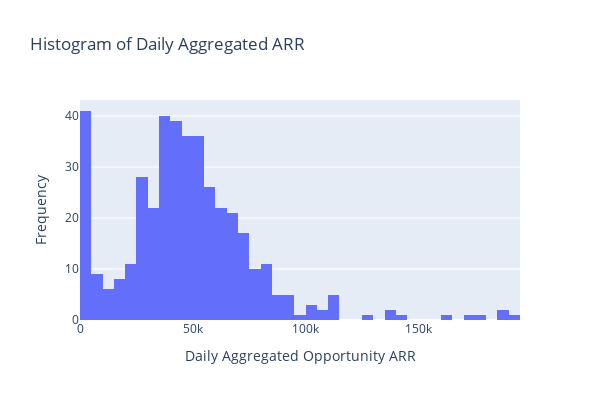
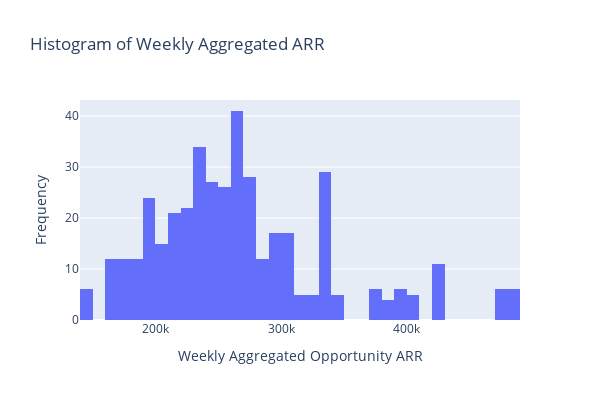
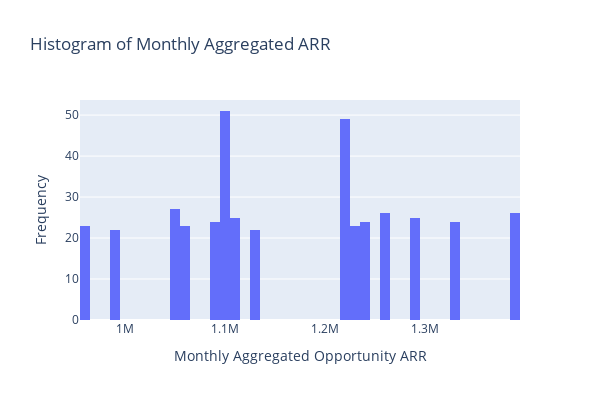

Notebook code for these charts, in order:
### Markdown cell above
# Identify and Plot Outliers

### Code cell
def plot_histogram(data, column, title, x_label, y_label, width=600, height=400, bins=50):
    """
    Plots a histogram for a specified column in a DataFrame.
    
    Parameters:
    - data: DataFrame containing the data to plot.
    - column: The column name to plot in the histogram.
    - title: Title of the plot.
    - x_label: Label for the x-axis.
    - y_label: Label for the y-axis.
    - width: Width of the plot (default: 600).
    - height: Height of the plot (default: 400).
    - bins: Number of bins in the histogram (default: 50).
    """
    fig = px.histogram(data, x=column, nbins=bins, title=title, labels={column: x_label})
    fig.update_layout(width=width, height=height, xaxis_title=x_label, yaxis_title=y_label)
    fig.show()

# Plot histograms using the function for daily, weekly, and monthly aggregated ARR
plot_histogram(arr_over_time, 'daily_sum_arr', "Histogram of Daily Aggregated ARR", 
               "Daily Aggregated Opportunity ARR", "Frequency")

plot_histogram(arr_over_time, 'weekly_sum_arr', "Histogram of Weekly Aggregated ARR", 
               "Weekly Aggregated Opportunity ARR", "Frequency")

plot_histogram(arr_over_time, 'monthly_sum_arr', "Histogram of Monthly Aggregated ARR", 
               "Monthly Aggregated Opportunity ARR", "Frequency")

### Figure 1 — Plotly figure (JSON) as saved in the notebook; plotly's stock layout.template omitted (floating-point values rounded to 4 significant figures; data arrays with more than 128 entries replaced by an {"elided": "..."} marker saying what was removed)
{"data": [{"alignmentgroup": "True", "bingroup": "x", "hovertemplate": "Daily Aggregated Opportunity ARR=%{x}<br>count=%{y}<extra></extra>", "legendgroup": "", "marker": {"color": "#636efa", "pattern": {"shape": ""}}, "name": "", "nbinsx": 50, "offsetgroup": "", "orientation": "v", "showlegend": false, "type": "histogram", "x": {"elided": "414 float values"}, "xaxis": "x", "yaxis": "y"}], "layout": {"barmode": "relative", "height": 400, "legend": {"tracegroupgap": 0}, "title": {"text": "Histogram of Daily Aggregated ARR"}, "width": 600, "xaxis": {"anchor": "y", "domain": [0, 1], "title": {"text": "Daily Aggregated Opportunity ARR"}}, "yaxis": {"anchor": "x", "domain": [0, 1], "title": {"text": "Frequency"}}}}

### Figure 2 — Plotly figure (JSON) as saved in the notebook; plotly's stock layout.template omitted (floating-point values rounded to 4 significant figures; data arrays with more than 128 entries replaced by an {"elided": "..."} marker saying what was removed)
{"data": [{"alignmentgroup": "True", "bingroup": "x", "hovertemplate": "Weekly Aggregated Opportunity ARR=%{x}<br>count=%{y}<extra></extra>", "legendgroup": "", "marker": {"color": "#636efa", "pattern": {"shape": ""}}, "name": "", "nbinsx": 50, "offsetgroup": "", "orientation": "v", "showlegend": false, "type": "histogram", "x": {"elided": "414 float values"}, "xaxis": "x", "yaxis": "y"}], "layout": {"barmode": "relative", "height": 400, "legend": {"tracegroupgap": 0}, "title": {"text": "Histogram of Weekly Aggregated ARR"}, "width": 600, "xaxis": {"anchor": "y", "domain": [0, 1], "title": {"text": "Weekly Aggregated Opportunity ARR"}}, "yaxis": {"anchor": "x", "domain": [0, 1], "title": {"text": "Frequency"}}}}

### Figure 3 — Plotly figure (JSON) as saved in the notebook; plotly's stock layout.template omitted (floating-point values rounded to 4 significant figures; data arrays with more than 128 entries replaced by an {"elided": "..."} marker saying what was removed)
{"data": [{"alignmentgroup": "True", "bingroup": "x", "hovertemplate": "Monthly Aggregated Opportunity ARR=%{x}<br>count=%{y}<extra></extra>", "legendgroup": "", "marker": {"color": "#636efa", "pattern": {"shape": ""}}, "name": "", "nbinsx": 50, "offsetgroup": "", "orientation": "v", "showlegend": false, "type": "histogram", "x": {"elided": "414 float values"}, "xaxis": "x", "yaxis": "y"}], "layout": {"barmode": "relative", "height": 400, "legend": {"tracegroupgap": 0}, "title": {"text": "Histogram of Monthly Aggregated ARR"}, "width": 600, "xaxis": {"anchor": "y", "domain": [0, 1], "title": {"text": "Monthly Aggregated Opportunity ARR"}}, "yaxis": {"anchor": "x", "domain": [0, 1], "title": {"text": "Frequency"}}}}
